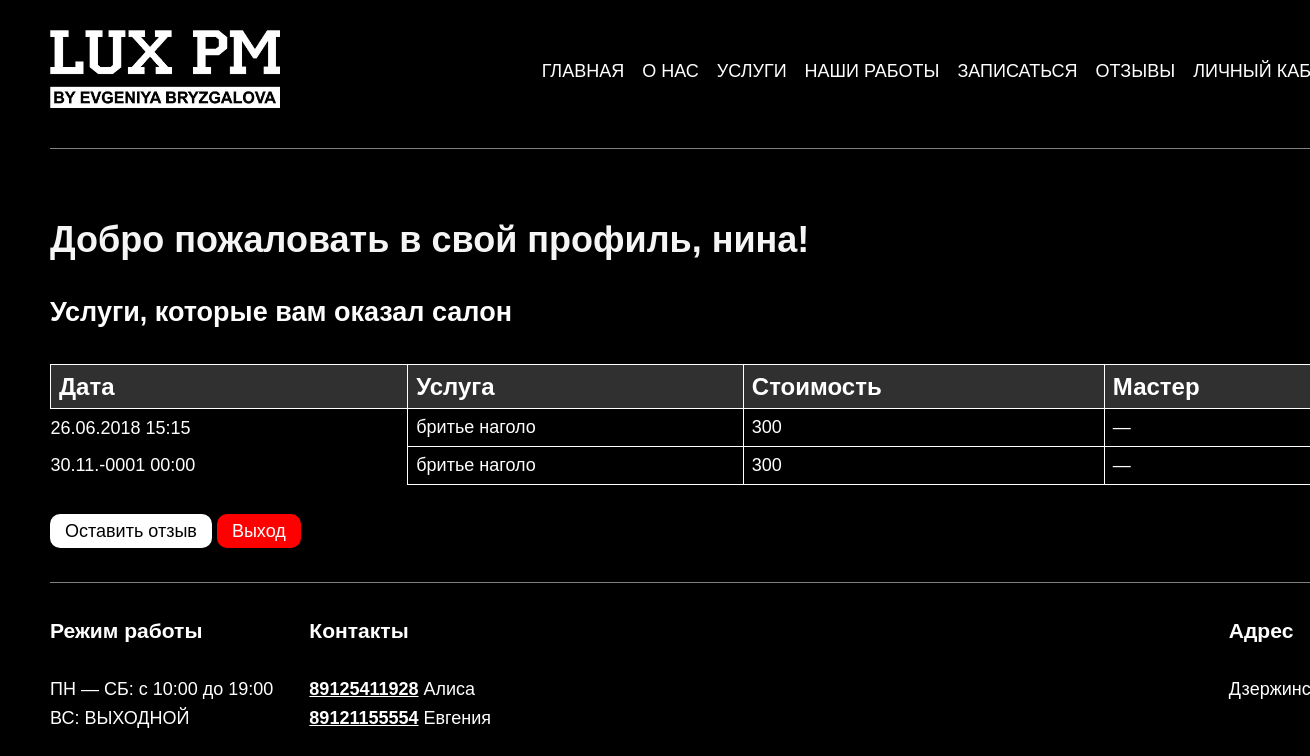
/lk.php (signed in), run on the app's committed database.
### tables this page shows
CREATE TABLE `users` (
  `id` int(11) NOT NULL,
  `name` varchar(128) NOT NULL,
  `e_mail` varchar(255) NOT NULL,
  `phone` varchar(15) DEFAULT NULL,
  `password_hash` varchar(255) NOT NULL,
  `is_client` int(1) NOT NULL DEFAULT 1,
  `birthday` date DEFAULT NULL,
  `reg_date` TIMESTAMP NOT NULL DEFAULT CURRENT_TIMESTAMP
);

CREATE TABLE `zayavka` (
  `id` int(10) NOT NULL,
  `vremya_nachala` datetime(6) NOT NULL,
  `vremya_okonchania` datetime(6) DEFAULT NULL,
  `users_id` int(11) NOT NULL,
  `mastera_id` int(11) DEFAULT NULL,
  `prais_id` int(11) NOT NULL
);

CREATE TABLE `prais_list` (
  `id` int(11) NOT NULL,
  `title` varchar(100) NOT NULL COMMENT 'название услуги',
  `tip_strigki_id` int(11) NOT NULL,
  `dlina_volos_id` int(11) NOT NULL,
  `stoimost` int(10) NOT NULL,
  `time` int(11) NOT NULL COMMENT 'продолжительност выполнения услуги',
  `mastera_id` int(11) DEFAULT NULL
);

### user.php (called while the page is built, shortened)
<?php
$mysqli = require __DIR__ . "/database.php";
if (isset($_SESSION["user_id"])) {
    $sql = "SELECT * FROM  users
    WHERE id={$_SESSION["user_id"]}";
    $result = $mysqli->query($sql);
    $user = $result->fetch_assoc();
} else {
    header("Location: login.php");
    exit;
}

### lk.php (the view, shortened to what this page needs)
<?php
$mysli = require __DIR__ . "/database.php";
require __DIR__ . '/user.php';
$sql = sprintf(
    "SELECT `zayavka`.`id`, zayavka.vremya_nachala, mastera.title, prais_list.title, prais_list.stoimost FROM `zayavka` LEFT JOIN prais_list ON `prais_list`.`id` = zayavka.prais_id LEFT JOIN mastera ON mastera.id = zayavka.mastera_id WHERE zayavka.users_id= '%s' ",
    $mysli->real_escape_string($user["id"])
);
$result = $mysli->query($sql);
$checki = $result->fetch_all();
require __DIR__ . '/header.php';
?>
<div class="wrapper about flex-col">
    <h1 style="color: whitesmoke;">Добро пожаловать в свой профиль, <?= $user["name"]; ?>!</h1>
    <h2>Услуги, которые вам оказал салон</h2>
    <table class="table">
        <thead>
            <tr>
                <th class="table__head-title">Дата</th>
                <th class="table__head-title">Услуга</th>
                <th class="table__head-title">Стоимость</th>
                <th class="table__head-title">Мастер</th>
            </tr>
        </thead>
        <tbody>
            <?php
                if ($checki) {
                    foreach ($checki as $check) {
            ?>
            <tr>
                <td><?=date("d.m.Y H:i", strtotime($check[1]));?></td>
                <td class="table__body-row"><?=isset($check[3]) ? $check[3] : '&mdash;';?></td>
                <td class="table__body-row"><?=isset($check[4]) ? $check[4] : '&mdash;';?></td>
                <td class="table__body-row"><?=isset($check[2]) ? $check[2] : '&mdash;';?></td>
            </tr>
            <?php
                    }
                }
            ?>
        </tbody>
    </table>
    <div>
        <a href="otziv.php" class="button link">Оставить отзыв</a>
        <a href="start.php" class="button link red">Выход</a>
    </div>
</div>
<?php
    require __DIR__.'/footer.php';
?>

### css/style.css (style rules this page uses)
html { background-color: black; font-family: 'Trebuchet MS', 'Lucida Sans Unicode', 'Lucida Grande', 'Lucida Sans', Arial, sans-serif; color: white; font-size: large; }
input, button, a, select, textarea { font-family: 'Trebuchet MS', 'Lucida Sans Unicode', 'Lucida Grande', 'Lucida Sans', Arial, sans-serif; }
.wrapper { width: 100%; max-width: 1480px; margin: 0 auto; padding-left: 50px !important; padding-right: 50px !important; }
.red { background-color: red !important; color: white !important; }
.flex-col { display: flex; flex-direction: column; gap: 2rem; }
.link { cursor: pointer; transition: .3s all; color: white; text-decoration: none; }
.button { padding: 7px 15px; background-color: white; color: black; border-radius: 10px; width: fit-content; border: 0; margin: 0 auto; }
.about { margin: 40px auto; }
.table { text-align: left; }
.table__head-title { font-size: x-large; background-color: rgb(48, 48, 48); }
.table { width: 100%; border-collapse: collapse; }
.table__head-title, .table__body-row { border: 1px solid white; padding: 8px; text-align: left; }

### data on the page
users: name "нина"
zayavka: vremya_nachala "26.06.2018 15:15", prais.title "бритье наголо", prais.stoimost "300"
zayavka: vremya_nachala "30.11.-0001 00:00", prais.title "бритье наголо", prais.stoimost "300"
